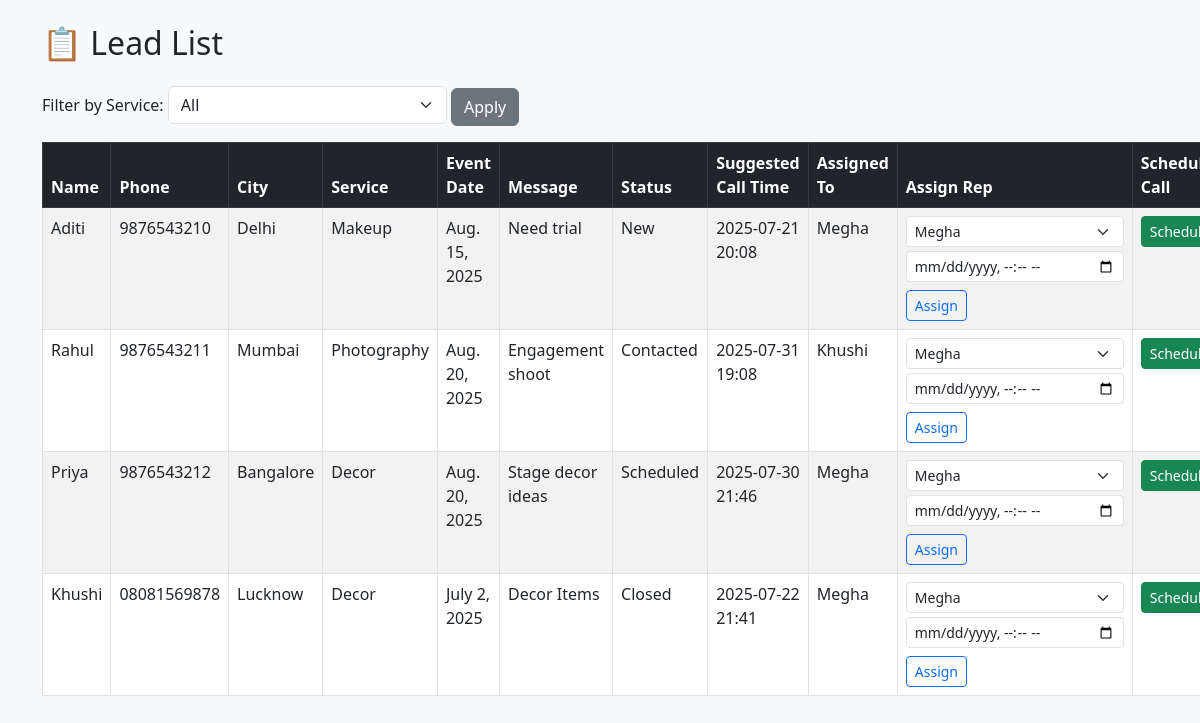
Screenshot of /leads/ with the database file from the repository.
### dashboard/models.py (models this page shows)
class Lead(models.Model):
    SERVICE_CHOICES = [
        ('Makeup', 'Makeup'),
        ('Photography', 'Photography'),
        ('Decor', 'Decor'),
    ]
    STATUS_CHOICES = [
        ('New', 'New'),
        ('Contacted', 'Contacted'),
        ('Scheduled', 'Scheduled'),
        ('Closed', 'Closed'),
    ]
    name = models.CharField(max_length=100)
    phone = models.CharField(max_length=20)
    city = models.CharField(max_length=50)
    service_type = models.CharField(max_length=20, choices=SERVICE_CHOICES)
    event_date = models.DateField()
    message = models.TextField()
    status = models.CharField(max_length=20, choices=STATUS_CHOICES, default='New')
    assigned_to = models.ForeignKey(SalesRep, on_delete=models.SET_NULL, null=True, blank=True)
    scheduled_time = models.DateTimeField(null=True, blank=True)

class SalesRep(models.Model):
    name = models.CharField(max_length=100)
    email = models.EmailField()

### dashboard/views.py (the view, shortened to what this page needs)
# urls.py: path('leads/', lead_list, name='lead_list'),
def lead_list(request):
    service_filter = request.GET.get('service_type', '')
    leads = Lead.objects.all()
    for lead in leads:
        lead.suggested_time = suggest_call_time(lead.city)
    if service_filter:
        leads = leads.filter(service_type=service_filter)
    sales_reps = SalesRep.objects.all()
    context = {
        'leads': leads,
        'sales_reps': sales_reps,
        'selected_service': service_filter,
    }
    return render(request, 'dashboard/leads.html', context)

### dashboard/views.py (called while the page is built)
def suggest_call_time(city):
    india_cities = ['Delhi', 'Mumbai', 'Bangalore']
    if city in india_cities:
        return "10AM–1PM or 5PM–7PM IST"
    else:
        return "7PM–10PM IST"

### templates/dashboard/leads.html (shortened to what this page needs)
<!DOCTYPE html>
<html>
<head>
    <link href="https://cdn.jsdelivr.net/npm/bootstrap@5.3.0/dist/css/bootstrap.min.css" rel="stylesheet">
</head>
<body class="bg-light">
    <div class="container py-4">
        <h2 class="mb-4">📋 Lead List</h2>
        <form method="get" class="mb-3">
            <label for="service_type" class="form-label">Filter by Service:</label>
            <select name="service_type" class="form-select w-25 d-inline-block">
                <option value="">All</option>
            </select>
            <button type="submit" class="btn btn-secondary">Apply</button>
        </form>
        <table class="table table-bordered table-striped">
            <thead class="table-dark">
                <tr>
                    <th>Name</th>
                    <th>Phone</th>
                    <th>City</th>
                    <th>Service</th>
                    <th>Event Date</th>
                    <th>Message</th>
                    <th>Status</th>
                    <th>Suggested Call Time</th>
                    <th>Assigned To</th>
                    <th>Assign Rep</th>
                    <th>Schedule Call</th>
                </tr>
            </thead>
            <tbody>
                {% for lead in leads %}
                <tr>
                    <td>{{ lead.name }}</td>
                    <td>{{ lead.phone }}</td>
                    <td>{{ lead.city }}</td>
                    <td>{{ lead.service_type }}</td>
                    <td>{{ lead.event_date }}</td>
                    <td>{{ lead.message }}</td>
                    <td>{{ lead.status }}</td>
                    <td>
                        {% if lead.scheduled_time %}
                        {{ lead.scheduled_time|date:"Y-m-d H:i" }}
                        {% else %}
                        Not Scheduled
                        {% endif %}
                    </td>
                    <td>
                        {% if lead.assigned_to %}
                        {{ lead.assigned_to.name }}
                        {% else %}
                        Not Assigned
                        {% endif %}
                    </td>
                    <td>
                        <form method="post">
                            <select name="rep_id" class="form-select form-select-sm">
                                {% for rep in sales_reps %}
                                <option value="{{ rep.id }}">{{ rep.name }}</option>
                                {% endfor %}
                            </select>
                            <input type="datetime-local" name="scheduled_time"
                                class="form-control form-control-sm my-1">
                            <button type="submit" class="btn btn-sm btn-outline-primary mt-1">Assign</button>
                        </form>
                    </td>
                    <td>
                        <a href="{% url 'schedule_call' lead.id %}" class="btn btn-sm btn-success">Schedule</a>
                    </td>
                </tr>
                {% endfor %}
            </tbody>
        </table>
    </div>
</body>
</html>

### rows the page displays
Lead: name "Aditi", phone "9876543210", city "Delhi", service_type "Makeup", event_date "Aug. 15, 2025", message "Need trial", status "New", scheduled_time "2025-07-21 20:08", assigned_to.name "Megha"
Lead: name "Rahul", phone "9876543211", city "Mumbai", service_type "Photography", event_date "Aug. 20, 2025", message "Engagement shoot", status "Contacted", scheduled_time "2025-07-31 19:08", assigned_to.name "Khushi"
Lead: name "Priya", phone "9876543212", city "Bangalore", service_type "Decor", event_date "Aug. 20, 2025", message "Stage decor ideas", status "Scheduled", scheduled_time "2025-07-30 21:46", assigned_to.name "Megha"
Lead: name "Khushi", phone "08081569878", city "Lucknow", service_type "Decor", event_date "July 2, 2025", message "Decor Items", status "Closed", scheduled_time "2025-07-22 21:41", assigned_to.name "Megha"

### other values shown
form field rep_id "Megha"
